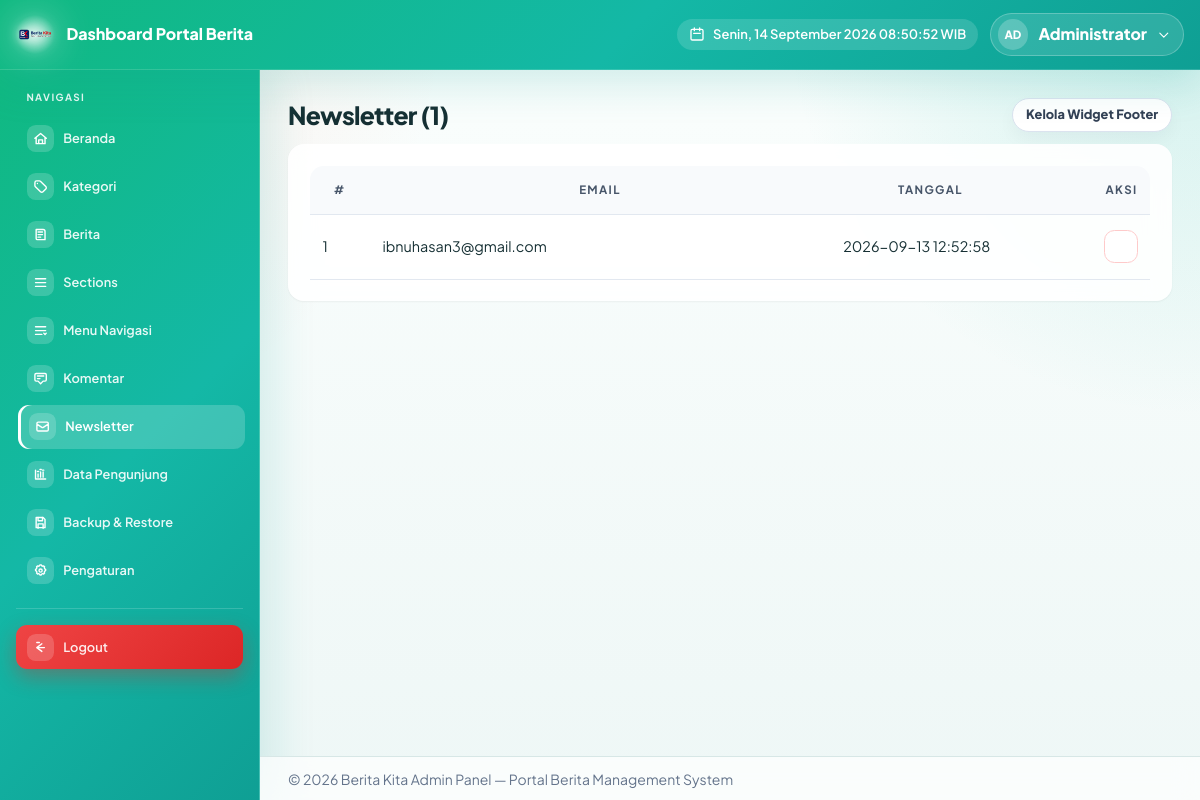
The app's page /admin/newsletter.php (signed in) with its own data.
### tables this page shows
CREATE TABLE `settings` (
  `id` int unsigned NOT NULL AUTO_INCREMENT,
  `site_name` varchar(150) NOT NULL,
  `site_tagline` varchar(255) DEFAULT NULL,
  `logo_path` varchar(255) DEFAULT NULL,
  `favicon_path` varchar(255) DEFAULT NULL,
  `latest_news_count` int NOT NULL DEFAULT '5',
  `created_at` timestamp NULL DEFAULT CURRENT_TIMESTAMP,
  `updated_at` timestamp NULL DEFAULT NULL ON UPDATE CURRENT_TIMESTAMP,
  `footer_email` varchar(255) DEFAULT NULL,
  `footer_address` text,
  `footer_phone` varchar(50) DEFAULT NULL,
  `footer_social_facebook` varchar(255) DEFAULT NULL,
  `footer_social_twitter` varchar(255) DEFAULT NULL,
  `footer_social_instagram` varchar(255) DEFAULT NULL,
  `komentar_aktif` tinyint(1) NOT NULL DEFAULT '1',
  `komentar_moderasi` tinyint(1) NOT NULL DEFAULT '1',
  `komentar_captcha` tinyint(1) NOT NULL DEFAULT '1',
  `komentar_max_links` tinyint NOT NULL DEFAULT '2',
  `komentar_interval_detik` int NOT NULL DEFAULT '30',
  `komentar_kata_kasar` text,
  `theme_id` varchar(50) NOT NULL DEFAULT 'indigo',
  `theme_color_id` varchar(50) NOT NULL DEFAULT 'purple',
  `footer_admin_link_url` varchar(255) DEFAULT '/admin/login',
  `footer_admin_link_title` varchar(255) DEFAULT 'Login Admin',
  `footer_admin_link_show` tinyint(1) NOT NULL DEFAULT '1',
  PRIMARY KEY (`id`)
);

CREATE TABLE `newsletter_subscribers` (
  `id` int unsigned NOT NULL AUTO_INCREMENT,
  `email` varchar(190) NOT NULL,
  `created_at` timestamp NULL DEFAULT CURRENT_TIMESTAMP,
  PRIMARY KEY (`id`),
  UNIQUE KEY `email` (`email`)
);

### admin/auth.php (called while the page is built, shortened)
<?php
require_once __DIR__ . '/../config.php';

### admin/newsletter.php (the view, shortened to what this page needs)
<?php
require_once __DIR__ . '/auth.php';
$conn->query("CREATE TABLE IF NOT EXISTS newsletter_subscribers (
    id INT UNSIGNED AUTO_INCREMENT PRIMARY KEY,
    email VARCHAR(190) NOT NULL UNIQUE,
    created_at TIMESTAMP DEFAULT CURRENT_TIMESTAMP
) ENGINE=InnoDB DEFAULT CHARSET=utf8mb4");
$list = [];
$res = $conn->query("SELECT * FROM newsletter_subscribers ORDER BY id DESC LIMIT 500");
if ($res) while ($r = $res->fetch_assoc()) $list[] = $r;
include __DIR__ . '/header.php';
?>
<div class="d-flex justify-content-between align-items-center mb-3">
    <h1 class="h4 mb-0">Newsletter (<?php echo count($list); ?>)</h1>
    <a href="sections?area=footer" class="btn btn-outline-secondary btn-sm">Kelola Widget Footer</a>
</div>
<div class="card border-0 shadow-sm rounded-4"><div class="card-body"><div class="table-responsive">
<table class="table align-middle table-sm">
<thead><tr><th width="60">#</th><th>Email</th><th width="200">Tanggal</th><th width="120" class="text-end">Aksi</th></tr></thead>
<tbody>
<?php if (empty($list)): ?><tr><td colspan="4" class="text-center text-muted py-3">Belum ada pendaftar.</td></tr>
<?php else: foreach ($list as $i => $s): ?>
<tr><td><?php echo $i + 1; ?></td><td><?php echo htmlspecialchars($s['email']); ?></td><td><?php echo htmlspecialchars($s['created_at']); ?></td>
<td class="text-end"><button type="button" class="btn-icon btn-del btn-del-nl" title="Hapus" aria-label="Hapus" data-id="<?php echo (int)$s['id']; ?>"><?php echo ui_icon('trash', 'w-5 h-5'); ?></button></td></tr>
<?php endforeach; endif; ?>
</tbody></table>
</div></div></div>
<?php include __DIR__ . '/footer.php'; ?>

### admin/header.php (shortened to what this page needs)
<?php
require_once __DIR__ . '/auth.php';
$currentAdminPage = basename($_SERVER['SCRIPT_NAME'] ?? '');
function formatHariTanggalIndonesia($tanggal) {
    $hari = [
        'Sunday' => 'Minggu', 'Monday' => 'Senin', 'Tuesday' => 'Selasa',
        'Wednesday' => 'Rabu', 'Thursday' => 'Kamis', 'Friday' => 'Jumat',
        'Saturday' => 'Sabtu'
    ];
    $bulan = [
        1 => 'Januari', 2 => 'Februari', 3 => 'Maret', 4 => 'April',
        5 => 'Mei', 6 => 'Juni', 7 => 'Juli', 8 => 'Agustus',
        9 => 'September', 10 => 'Oktober', 11 => 'November', 12 => 'Desember'
    ];
    $ts = strtotime($tanggal);
    $namaHari = $hari[date('l', $ts)];
    $tgl = date('j', $ts);
    $bln = $bulan[(int)date('n', $ts)];
    $thn = date('Y', $ts);
    return "$namaHari, $tgl $bln $thn";
}
?>
<!doctype html>
<html lang="id">
<head>
    <script src="https://cdn.tailwindcss.com"></script>
</head>
<body>
<nav class="navbar navbar-expand navbar-dark navbar-admin">
    <div class="container-fluid">
        <a class="navbar-brand" href="dashboard">
            <span class="navbar-brand-logo" aria-hidden="true">
                <?php if (!empty($settings['logo_path'])): ?>
                    <img src="../<?php echo htmlspecialchars($settings['logo_path']); ?>" alt="">
                <?php endif; ?>
            </span>
            <span>Dashboard Portal Berita</span>
        </a>
        <div class="ms-auto d-flex align-items-center">
            <span class="admin-datetime me-3">
                <svg fill="none" stroke="currentColor" viewBox="0 0 24 24">
                    <path stroke-linecap="round" stroke-linejoin="round" stroke-width="2" d="M8 7V3m8 4V3m-9 8h10M5 21h14a2 2 0 002-2V7a2 2 0 00-2-2H5a2 2 0 00-2 2v12a2 2 0 002 2z"></path>
                </svg>
                <span id="adminDateTime"><?php echo formatHariTanggalIndonesia(date('Y-m-d')) . ' ' . date('H:i') . ' WIB'; ?></span>
            </span>
            <div class="admin-user-menu" id="adminUserMenu">
                <button type="button" class="admin-user-trigger" id="adminUserTrigger" aria-expanded="false" aria-haspopup="true">
                    <span class="admin-user-avatar">AD</span>
                    <span><?php echo htmlspecialchars($_SESSION['admin_nama'] ?? $_SESSION['admin_username'] ?? 'Admin'); ?></span>
                    <svg class="admin-user-caret" fill="none" stroke="currentColor" viewBox="0 0 24 24" aria-hidden="true">
                        <path stroke-linecap="round" stroke-linejoin="round" stroke-width="2" d="M19 9l-7 7-7-7"></path>
                    </svg>
                </button>
            </div>
        </div>
    </div>
</nav>
<div class="container-fluid admin-shell">
    <div class="admin-layout">
        <aside class="d-none d-md-block sidebar">
            <p class="sidebar-title">Navigasi</p>
            <ul class="nav flex-column">
                <li class="nav-item mb-1">
                    <a class="nav-link <?php echo $currentAdminPage === 'dashboard.php' ? 'active' : ''; ?>" href="dashboard">
                        <span class="nav-icon" aria-hidden="true">
                            <svg fill="none" stroke="currentColor" viewBox="0 0 24 24">
                                <path stroke-linecap="round" stroke-linejoin="round" d="M3 11.5 12 4l9 7.5M5 10v10h14V10M9 20v-6h6v6"></path>
                            </svg>
                        </span>
                        <span>Beranda</span>
                    </a>
                </li>
                <li class="nav-item mb-1">
                    <a class="nav-link <?php echo $currentAdminPage === 'kategori.php' ? 'active' : ''; ?>" href="kategori">
                        <span class="nav-icon" aria-hidden="true">
                            <svg fill="none" stroke="currentColor" viewBox="0 0 24 24">
                                <path stroke-linecap="round" stroke-linejoin="round" d="M7 7h.01M3 5.75A2.75 2.75 0 0 1 5.75 3h4.4c.73 0 1.43.29 1.94.8l8.1 8.1a2.75 2.75 0 0 1 0 3.89l-4.4 4.4a2.75 2.75 0 0 1-3.89 0l-8.1-8.1A2.75 2.75 0 0 1 3 10.15v-4.4Z"></path>
                            </svg>
                        </span>
                        <span>Kategori</span>
                    </a>
                </li>
                <li class="nav-item mb-1">
                    <a class="nav-link <?php echo $currentAdminPage === 'berita.php' ? 'active' : ''; ?>" href="berita">
                        <span class="nav-icon" aria-hidden="true">
                            <svg fill="none" stroke="currentColor" viewBox="0 0 24 24">
                                <path stroke-linecap="round" stroke-linejoin="round" d="M5 4h11a3 3 0 0 1 3 3v13H7a2 2 0 0 1-2-2V4Z"></path>
                                <path stroke-linecap="round" stroke-linejoin="round" d="M8 8h7M8 12h7M8 16h4"></path>
                            </svg>
                        </span>
                        <span>Berita</span>
                    </a>
                </li>
                <li class="nav-item mb-1">
                    <a class="nav-link <?php echo $currentAdminPage === 'sections.php' ? 'active' : ''; ?>" href="sections">
                        <span class="nav-icon" aria-hidden="true">
                            <svg fill="none" stroke="currentColor" viewBox="0 0 24 24">
                                <path stroke-linecap="round" stroke-linejoin="round" d="M4 6h16M4 12h16M4 18h16"></path>
                            </svg>
                        </span>
                        <span>Sections</span>
                    </a>
                </li>
                <li class="nav-item mb-1">
                    <a class="nav-link <?php echo $currentAdminPage === 'menu.php' ? 'active' : ''; ?>" href="menu">
                        <span class="nav-icon" aria-hidden="true">
                            <svg fill="none" stroke="currentColor" viewBox="0 0 24 24">
                                <path stroke-linecap="round" stroke-linejoin="round" d="M4 6h16M4 12h16M4 18h10"></path>
                                <path stroke-linecap="round" stroke-linejoin="round" d="m17 16 2 2 2-2"></path>
                            </svg>
                        </span>
                        <span>Menu Navigasi</span>
                    </a>
                </li>
                <li class="nav-item mb-1">
                    <a class="nav-link <?php echo $currentAdminPage === 'komentar.php' ? 'active' : ''; ?>" href="komentar">
                        <span class="nav-icon" aria-hidden="true">
                            <svg fill="none" stroke="currentColor" viewBox="0 0 24 24">
                                <path stroke-linecap="round" stroke-linejoin="round" d="M7 8h10M7 12h4m1 8l-4-4H5a2 2 0 01-2-2V6a2 2 0 012-2h14a2 2 0 012 2v8a2 2 0 01-2 2h-3l-4 4z"></path>
                            </svg>
                        </span>
                        <span>Komentar</span>
                    </a>
                </li>
                <li class="nav-item mb-1">
                    <a class="nav-link <?php echo $currentAdminPage === 'newsletter.php' ? 'active' : ''; ?>" href="newsletter">
                        <span class="nav-icon" aria-hidden="true">
                            <svg fill="none" stroke="currentColor" viewBox="0 0 24 24">
                                <path stroke-linecap="round" stroke-linejoin="round" d="M3 8l7.89 5.26a2 2 0 002.22 0L21 8M5 19h14a2 2 0 002-2V7a2 2 0 00-2-2H5a2 2 0 00-2 2v10a2 2 0 002 2z"></path>
                            </svg>
                        </span>
                        <span>Newsletter</span>
                    </a>
                </li>
                <li class="nav-item mb-1">
                    <a class="nav-link <?php echo $currentAdminPage === 'data_pengunjung.php' ? 'active' : ''; ?>" href="data_pengunjung">
                        <span class="nav-icon" aria-hidden="true">
                            <svg fill="none" stroke="currentColor" viewBox="0 0 24 24">
                                <path stroke-linecap="round" stroke-linejoin="round" d="M4 19V5m0 14h16M8 16v-5m4 5V8m4 8v-8"></path>
                                <path stroke-linecap="round" stroke-linejoin="round" d="M7 7h2m2-3h2m2 1h2"></path>
                            </svg>
                        </span>
                        <span>Data Pengunjung</span>
                    </a>
                </li>
                <li class="nav-item mb-1">
                    <a class="nav-link <?php echo $currentAdminPage === 'backup.php' ? 'active' : ''; ?>" href="backup">
                        <span class="nav-icon" aria-hidden="true">
                            <svg fill="none" stroke="currentColor" viewBox="0 0 24 24">
                                <path stroke-linecap="round" stroke-linejoin="round" d="M5 4h11l3 3v13H5z"></path>
                                <path stroke-linecap="round" stroke-linejoin="round" d="M8 4v5h7V4M8 21v-7h8v7"></path>
                            </svg>
                        </span>
                        <span>Backup &amp; Restore</span>
                    </a>
                </li>
                <li class="nav-item mb-1">
                    <a class="nav-link <?php echo $currentAdminPage === 'settings.php' ? 'active' : ''; ?>" href="settings">
                        <span class="nav-icon" aria-hidden="true">
                        </span>
                        <span>Pengaturan</span>
                    </a>
                </li>
                <li class="nav-item mb-1 sidebar-logout">
                    <a class="nav-link" href="logout" id="sidebarLogout">
                        <span class="nav-icon" aria-hidden="true">
                            <svg fill="none" stroke="currentColor" viewBox="0 0 24 24">
                                <path stroke-linecap="round" stroke-linejoin="round" d="M14 6l-8 6 8 6M8 12h10M6 4h4"></path>
                            </svg>
                        </span>
                        <span>Logout</span>
                    </a>
                </li>
            </ul>
        </aside>
        <main>

### config.php (shortened to what this page needs)
<?php
$db_host = 'localhost';
$db_user = 'root';
$db_pass = '';
$db_name = 'portal_berita';
$conn = new mysqli($db_host, $db_user, $db_pass, $db_name);
$conn->set_charset('utf8mb4');
$settings = [
    'site_name' => 'Portal Berita',
    'site_tagline' => 'Portal berita modern dan informatif',
    'logo_path' => null,
    'favicon_path' => null,
    'latest_news_count' => 5,
    'footer_email' => null,
    'footer_address' => null,
    'footer_phone' => null,
    'footer_social_facebook' => null,
    'footer_social_twitter' => null,
    'footer_social_instagram' => null,
    'footer_admin_link_url' => '/admin/login',
    'footer_admin_link_title' => 'Login Admin',
    'footer_admin_link_show' => 1,
    'theme_id' => 'indigo',
    'theme_color_id' => 'purple',
];
function ui_icon(string $name, string $cls = 'w-5 h-5'): string
{
    $body = $b[$name] ?? $b['info'];
    return '<svg class="' . htmlspecialchars($cls) . '" viewBox="0 0 24 24" fill="none" stroke="currentColor" stroke-width="1.8" stroke-linecap="round" stroke-linejoin="round" aria-hidden="true">' . $body . '</svg>';
}
$resultSettings = $conn->query("SELECT * FROM settings ORDER BY id ASC LIMIT 1");
if ($resultSettings && $resultSettings->num_rows > 0) {
    $row = $resultSettings->fetch_assoc();
    $settings['site_name'] = $row['site_name'] ?? $settings['site_name'];
    $settings['site_tagline'] = $row['site_tagline'] ?? null;
    $settings['logo_path'] = $row['logo_path'] ?? null;
    $settings['favicon_path'] = $row['favicon_path'] ?? null;
    $settings['latest_news_count'] = max(1, min(20, (int)($row['latest_news_count'] ?? 5)));
    $settings['footer_email'] = $row['footer_email'] ?? null;
    $settings['footer_address'] = $row['footer_address'] ?? null;
    $settings['footer_phone'] = $row['footer_phone'] ?? null;
    $settings['footer_social_facebook'] = $row['footer_social_facebook'] ?? null;
    $settings['footer_social_twitter'] = $row['footer_social_twitter'] ?? null;
    $settings['footer_social_instagram'] = $row['footer_social_instagram'] ?? null;
    $settings['komentar_aktif'] = (int)($row['komentar_aktif'] ?? 1);
    $settings['komentar_moderasi'] = (int)($row['komentar_moderasi'] ?? 1);
    $settings['komentar_captcha'] = (int)($row['komentar_captcha'] ?? 1);
    $settings['komentar_max_links'] = max(0, min(10, (int)($row['komentar_max_links'] ?? 2)));
    $settings['komentar_interval_detik'] = max(5, min(600, (int)($row['komentar_interval_detik'] ?? 30)));
    $settings['theme_id'] = (string)($row['theme_id'] ?? $settings['theme_id']);
    $settings['theme_color_id'] = (string)($row['theme_color_id'] ?? $settings['theme_color_id']);
}

### admin/footer.php (shortened to what this page needs)
            <div style="height:2.5rem;flex-shrink:0;" aria-hidden="true"></div>
            <footer class="admin-footer">
                <p class="small text-muted mb-0">
                    &copy; <?php echo date('Y'); ?> <?php echo htmlspecialchars($settings['site_name'] ?? 'Portal Berita'); ?> Admin Panel &mdash; Portal Berita Management System
                </p>
            </footer>
        </main>
    </div>
</div>
</body>
</html>

### records on screen
settings: logo_path (picture), site_name "Berita Kita"
newsletter_subscribers: email "ibnuhasan3@gmail.com", created_at "2026-09-13 12:52:58"

### other values on screen
$_SESSION['admin_nama'] "Administrator"
count($list) "1"
